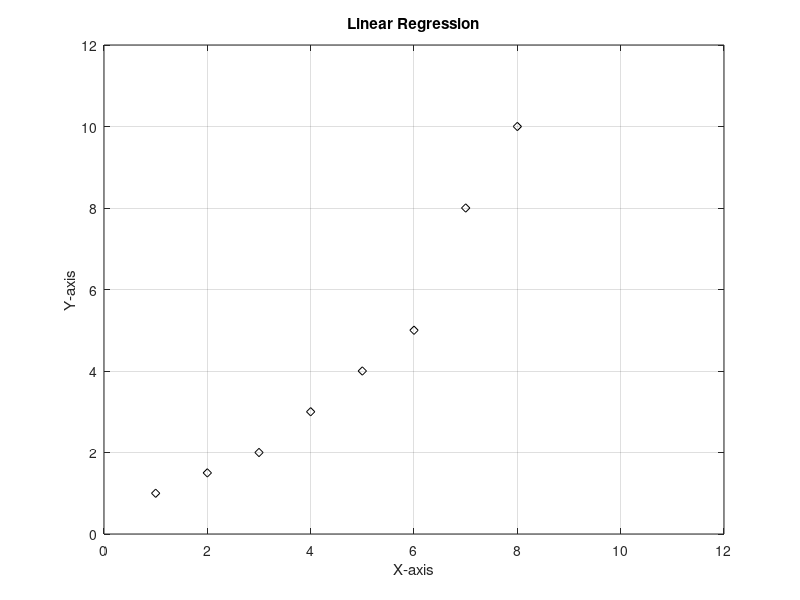

This figure's MATLAB source:
%% CLEAN WORK ENVIRONMENT
% Clear the command window and workspace
    clc;
    clear;
    close all;

%% VECTOR
% Enter data in the form of vectors "x" and "y"
    x = [1 2 3 4 5 6 7 8];
    y = [1 1.5 2 3 4 5 8 10];
    
%% PLOT
% Plot the graph
    plot(x, y, 'dk');
    xlabel('X-axis');
    ylabel('Y-axis');
    title('Linear Regression');
    axis([0 12, 0 12]);
    grid on; % Used to create grid lines 
    hold on; % Used to maintain the plot and make changes

%% Save the figure as a PNG image with a resolution of 300 DPI
    filename = 'figures/regression.png';
    saveas(gcf, filename, 'png');

    disp(['Plot saved as "' filename '"']);


